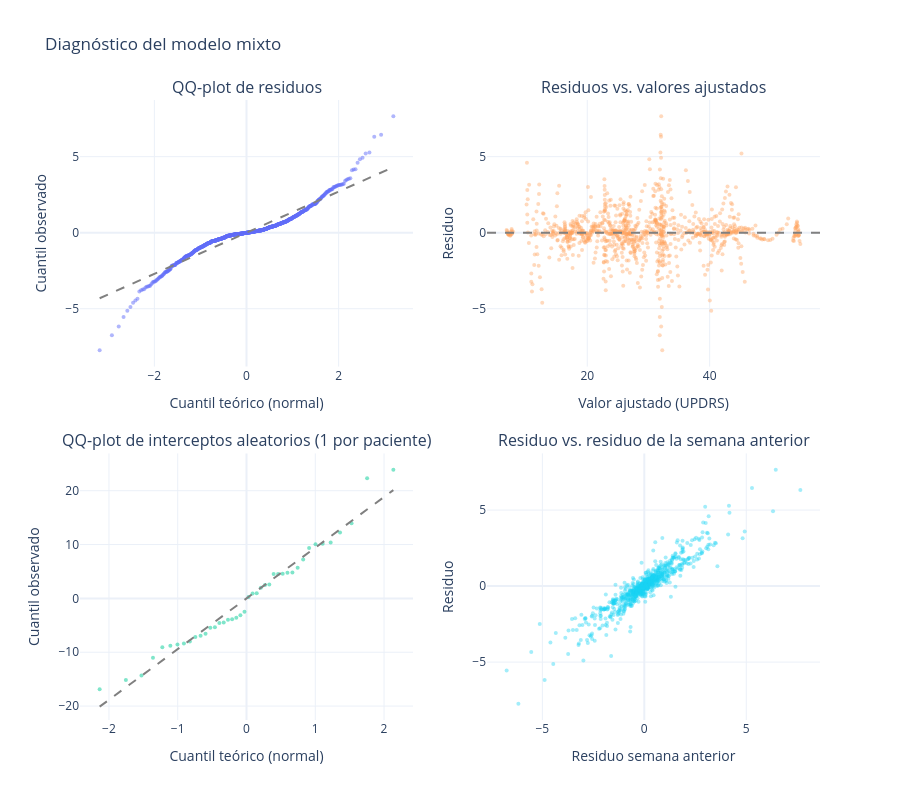

The notebook cell this image was saved under:
### Code cell
r = d.assign(residuo=resultado.resid, ajustado=resultado.fittedvalues).sort_values([ID, "semanas"])
interceptos = pd.DataFrame(resultado.random_effects).T.iloc[:, 0]
fig = panel_diagnostico(r["residuo"], r["ajustado"], interceptos, r.groupby(ID)["residuo"].shift())
guardar(fig, "03_diagnostico_residuos", alto=800)
fig

### Figure 1 — Plotly figure (JSON) as saved in the notebook; plotly's stock layout.template omitted (floating-point values rounded to 4 significant figures; data arrays with more than 128 entries replaced by an {"elided": "..."} marker saying what was removed)
{"data": [{"marker": {"opacity": 0.5, "size": 4}, "mode": "markers", "type": "scatter", "x": {"elided": "966 float values"}, "xaxis": "x", "y": {"elided": "966 float values"}, "yaxis": "y"}, {"line": {"color": "gray", "dash": "dash"}, "mode": "lines", "type": "scatter", "x": {"elided": "966 float values"}, "xaxis": "x", "y": {"elided": "966 float values"}, "yaxis": "y"}, {"marker": {"opacity": 0.5, "size": 4}, "mode": "markers", "type": "scatter", "x": [-2.135, -1.754, -1.527, -1.36, -1.224, -1.107, -1.004, -0.9103, -0.8241, -0.7436, -0.6677, -0.5955, -0.5262, -0.4594, -0.3946, -0.3314, -0.2695, -0.2086, -0.1485, -0.08887, -0.02959, 0.02959, 0.08887, 0.1485, 0.2086, 0.2695, 0.3314, 0.3946, 0.4594, 0.5262, 0.5955, 0.6677, 0.7436, 0.8241, 0.9103, 1.004, 1.107, 1.224, 1.36, 1.527, 1.754, 2.135], "xaxis": "x3", "y": [-16.88, -15.16, -14.3, -11.01, -9.088, -8.78, -8.583, -8.367, -7.989, -7.149, -6.941, -6.551, -5.446, -5.358, -4.576, -4.483, -3.987, -3.866, -3.591, -3.132, -2.476, 0.2433, 0.9243, 0.9733, 1.978, 2.487, 2.579, 4.519, 4.528, 4.593, 4.773, 4.79, 5.687, 7.231, 9.379, 10.08, 10.14, 10.4, 12.23, 13.97, 22.32, 23.9], "yaxis": "y3"}, {"line": {"color": "gray", "dash": "dash"}, "mode": "lines", "type": "scatter", "x": [-2.135, -1.754, -1.527, -1.36, -1.224, -1.107, -1.004, -0.9103, -0.8241, -0.7436, -0.6677, -0.5955, -0.5262, -0.4594, -0.3946, -0.3314, -0.2695, -0.2086, -0.1485, -0.08887, -0.02959, 0.02959, 0.08887, 0.1485, 0.2086, 0.2695, 0.3314, 0.3946, 0.4594, 0.5262, 0.5955, 0.6677, 0.7436, 0.8241, 0.9103, 1.004, 1.107, 1.224, 1.36, 1.527, 1.754, 2.135], "xaxis": "x3", "y": [-20.11, -16.52, -14.39, -12.81, -11.53, -10.43, -9.454, -8.573, -7.762, -7.004, -6.289, -5.609, -4.956, -4.327, -3.717, -3.121, -2.538, -1.965, -1.398, -0.837, -0.2787, 0.2787, 0.837, 1.398, 1.965, 2.538, 3.121, 3.717, 4.327, 4.956, 5.609, 6.289, 7.004, 7.762, 8.573, 9.454, 10.43, 11.53, 12.81, 14.39, 16.52, 20.11], "yaxis": "y3"}, {"marker": {"opacity": 0.4, "size": 4}, "mode": "markers", "type": "scatter", "x": {"elided": "966 float values"}, "xaxis": "x2", "y": {"elided": "966 float values"}, "yaxis": "y2"}, {"marker": {"opacity": 0.4, "size": 4}, "mode": "markers", "type": "scatter", "x": {"elided": "966 float values"}, "xaxis": "x4", "y": {"elided": "966 float values"}, "yaxis": "y4"}], "layout": {"annotations": [{"font": {"size": 16}, "showarrow": false, "text": "QQ-plot de residuos", "x": 0.225, "xanchor": "center", "xref": "paper", "y": 1.0, "yanchor": "bottom", "yref": "paper"}, {"font": {"size": 16}, "showarrow": false, "text": "Residuos vs. valores ajustados", "x": 0.775, "xanchor": "center", "xref": "paper", "y": 1.0, "yanchor": "bottom", "yref": "paper"}, {"font": {"size": 16}, "showarrow": false, "text": "QQ-plot de interceptos aleatorios (1 por paciente)", "x": 0.225, "xanchor": "center", "xref": "paper", "y": 0.43, "yanchor": "bottom", "yref": "paper"}, {"font": {"size": 16}, "showarrow": false, "text": "Residuo vs. residuo de la semana anterior", "x": 0.775, "xanchor": "center", "xref": "paper", "y": 0.43, "yanchor": "bottom", "yref": "paper"}], "height": 800, "shapes": [{"line": {"color": "gray", "dash": "dash"}, "type": "line", "x0": 0, "x1": 1, "xref": "x2 domain", "y0": 0, "y1": 0, "yref": "y2"}], "showlegend": false, "title": {"text": "Diagnóstico del modelo mixto"}, "xaxis": {"anchor": "y", "domain": [0.0, 0.45], "title": {"text": "Cuantil teórico (normal)"}}, "xaxis2": {"anchor": "y2", "domain": [0.55, 1.0], "title": {"text": "Valor ajustado (UPDRS)"}}, "xaxis3": {"anchor": "y3", "domain": [0.0, 0.45], "title": {"text": "Cuantil teórico (normal)"}}, "xaxis4": {"anchor": "y4", "domain": [0.55, 1.0], "title": {"text": "Residuo semana anterior"}}, "yaxis": {"anchor": "x", "domain": [0.57, 1.0], "title": {"text": "Cuantil observado"}}, "yaxis2": {"anchor": "x2", "domain": [0.57, 1.0], "title": {"text": "Residuo"}}, "yaxis3": {"anchor": "x3", "domain": [0.0, 0.43], "title": {"text": "Cuantil observado"}}, "yaxis4": {"anchor": "x4", "domain": [0.0, 0.43], "title": {"text": "Residuo"}}}}
